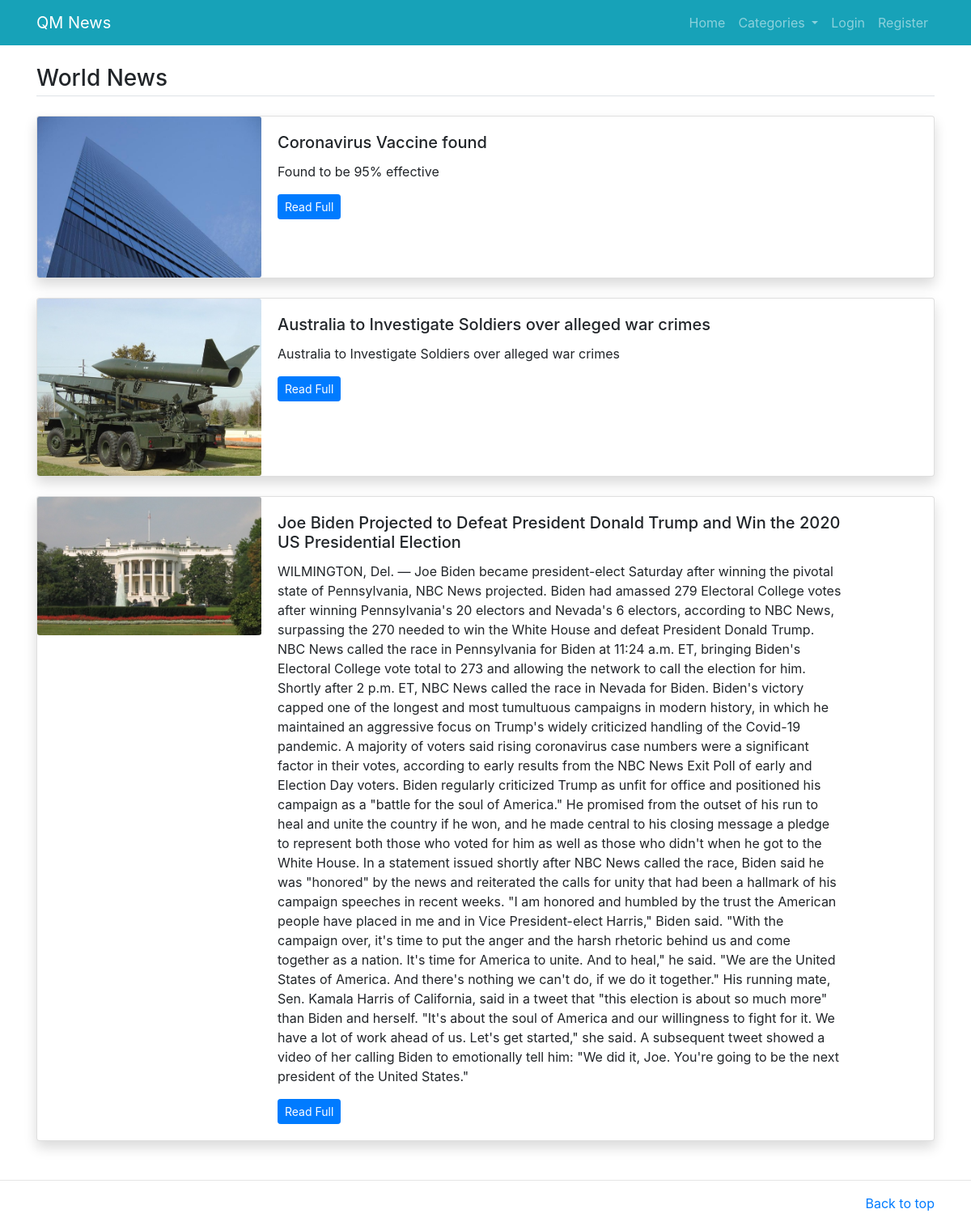
Page /category/2 on the committed database.
### mainapp/models.py (models this page shows, shortened)
class Category(models.Model):
    name= models.CharField(max_length=200)
    category_image= models.ImageField(upload_to='imgs')
    class Meta:
        verbose_name_plural='Categories'

class News(models.Model):
    category=models.ForeignKey(Category, on_delete=models.CASCADE)
    title=models.CharField(max_length=300)
    image= models.ImageField(upload_to='imgs/')
    description=models.TextField()
    add_time=models.DateTimeField(auto_now_add=True)
    likes=models.ManyToManyField(User,related_name='article')
    class Meta:
        verbose_name_plural='News'

### mainapp/views.py (the view)
# urls.py: path('category/<int:id>', views.category, name='category'),
def category(request,id):
    category=Category.objects.get(id=id)
    news=News.objects.filter(category=category)
    categories=Category.objects.all()
    return render(request,'category.html',
    {
        'catnews':news,
        'category':category,
        'cats':categories,
    })

### mainapp/templates/category.html
{%extends 'home.html'%}
{% block content %}
<main class="container mt-3 mb-5">
	<h3 class="border-bottom pb-1 my-4">{{category.name}}</h3>
	{%for news in catnews%}
	<div class="card mb-4 shadow">
	  <div class="row no-gutters">
	    <div class="col-md-3">
	      <img src="{{news.image.url}}" class="card-img" alt="{{news.title}}">
	    </div>
	    <div class="col-md-8">
	      <div class="card-body">
	        <h5 class="card-title">{{news.title}}</h5>
	        <p class="card-text">{{news.description}}</p>
	        <p class="card-text"><a href="/description/{{news.id}}" class="btn btn-sm btn-primary">Read Full</a></p>
	      </div>
	    </div>
	  </div>
	</div>
	{%endfor%}
</main>
{% endblock %}

### rows in the picture
Category: name "World News"
News: image (picture), title "Coronavirus Vaccine found", description "Found to be 95% effective"
News: image (picture), title "Australia to Investigate Soldiers over alleged war crimes", description "Australia to Investigate Soldiers over alleged war crimes"
News: image (picture), title "Joe Biden Projected to Defeat President Donald Trump and Win the 2020 US Presidential Election", description "WILMINGTON, Del. — Joe Biden became president-elect Saturday after winning the pivotal state of Pennsylvania, NBC News projected. Biden had amassed 279 Electoral College votes after winning Pennsylvania's 20 electors and Nevada's 6 electors, according to NBC News, surpassing the 270 needed to win the White House and defeat President Donald Trump. NBC News called the race in Pennsylvania for Biden at 11:24 a.m. ET, bringing Biden's Electoral College vote total to 273 and allowing the network to call the election for him. Shortly after 2 p.m. ET, NBC News called the race in Nevada for Biden. Biden's victory capped one of the longest and most tumultuous campaigns in modern history, in which he…"
